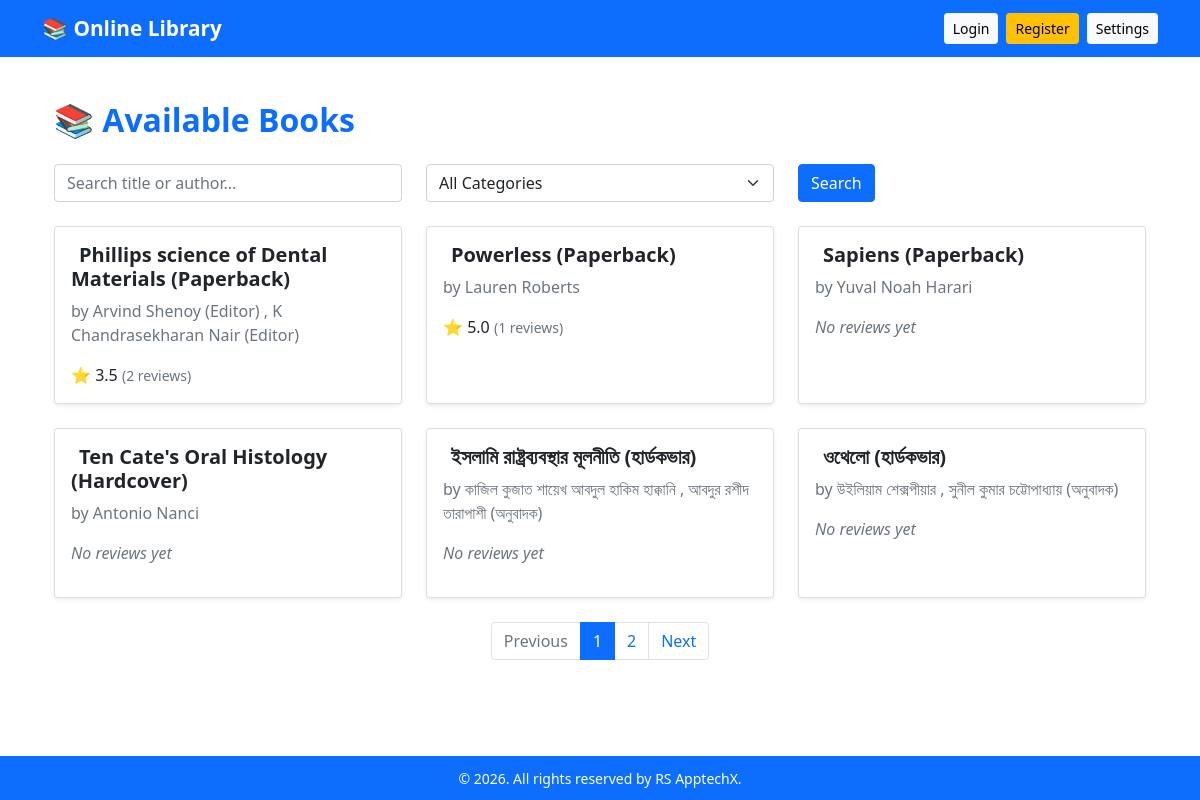
The page / on the database its author committed.
### library/models.py (models this page shows, shortened)
class Book(models.Model):
    title = models.CharField(max_length=255)
    author = models.CharField(max_length=255)
    category = models.ForeignKey(
        Category, related_name="books", on_delete=models.SET_NULL, null=True, blank=True
    )
    shelf = models.ForeignKey(
        "Shelf", related_name="books", on_delete=models.SET_NULL, null=True, blank=True
    )
    rack = models.ForeignKey(
        "Rack", related_name="books", on_delete=models.SET_NULL, null=True, blank=True
    )
    serial = models.ForeignKey(
        "Serial", related_name="books", on_delete=models.SET_NULL, null=True, blank=True
    )
    cover = models.ImageField(upload_to="covers/", blank=True, null=True)
    description = models.TextField(blank=True)
    created_at = models.DateTimeField(auto_now_add=True)
    class Meta:
        ordering = ["title"]
    def get_absolute_url(self):
        return reverse("library:book_detail", args=[str(self.id)])
    @property
    def average_rating(self):
        agg = self.reviews.aggregate(avg=Avg("rating"))
        return round(agg["avg"] or 0, 2)
    @property
    def reviews_count(self):
        return self.reviews.count()

### library/views.py (the view)
# urls.py: path("", views.book_list, name="book_list"),
def book_list(request):
    q = request.GET.get("q", "").strip()
    cat = request.GET.get("category", "").strip()
    books = Book.objects.all().select_related("category")
    if q:
        books = books.filter(Q(title__icontains=q) | Q(author__icontains=q))
    if cat:
        books = books.filter(category__id=cat)
    paginator = Paginator(books, 6)
    page_number = request.GET.get("page")
    page_obj = paginator.get_page(page_number)
    categories = Category.objects.all()
    context = {
        "books": books,
        "categories": categories,
        "q": q,
        "selected_cat": cat,
        "page_obj": page_obj,
    }
    return render(request, "library/book_list.html", context)

### library/templates/library/book_list.html (shortened to what this page needs)
{% extends 'library/base.html' %}
{% load crispy_forms_tags %}
{% block content %}
<div class="container my-2">
  <h2 class="mb-4 text-primary fw-bold">📚 Available Books</h2>
  <form method="get" action="" class="row g-6 mb-4">
    <div class="col-md-4">
      <input
        type="text"
        name="q"
        class="form-control"
        placeholder="Search title or author..."
        value="{{ q }}"
      >
    </div>
    <div class="col-md-4">
      <select name="category" class="form-select">
        <option value="">All Categories</option>
      </select>
    </div>
    <div class="col-md-4">
      <button type="submit" class="btn btn-primary w-60">Search</button>
    </div>
  </form>
  <div class="row row-cols-1 row-cols-md-2 row-cols-lg-3 g-4">
    {% for book in page_obj %}
      <div class="col">
        <div class="card h-100 shadow-sm border-1">
          <div class="card-body">
            <h5 class="card-title">
              <a href="{{ book.get_absolute_url }}" class="book-link">{{ book.title }}</a>
            </h5>
            <p class="card-text text-muted">by {{ book.author }}</p>
            {% if book.average_rating %}
              <p class="mb-0">
                ⭐ {{ book.average_rating }}
                <small class="text-muted">({{ book.reviews_count }} reviews)</small>
              </p>
            {% else %}
              <p class="text-muted"><em>No reviews yet</em></p>
            {% endif %}
          </div>
        </div>
      </div>
    {% empty %}
      <div class="alert alert-warning text-center">
        No books found.
      </div>
    {% endfor %}
  </div>
  {% if page_obj.has_other_pages %}
    <nav aria-label="Page navigation" class="mt-4">
      <ul class="pagination justify-content-center">
        {% if page_obj.has_previous %}
          <li class="page-item">
            <a class="page-link" href="?q={{ q }}&category={{ selected_cat }}&page={{ page_obj.previous_page_number }}">
              Previous
            </a>
          </li>
        {% else %}
          <li class="page-item disabled"><span class="page-link">Previous</span></li>
        {% endif %}
        {% for num in page_obj.paginator.page_range %}
          {% if page_obj.number == num %}
            <li class="page-item active"><span class="page-link">{{ num }}</span></li>
          {% elif num > page_obj.number|add:'-3' and num < page_obj.number|add:'3' %}
            <li class="page-item">
              <a class="page-link" href="?q={{ q }}&category={{ selected_cat }}&page={{ num }}">{{ num }}</a>
            </li>
          {% endif %}
        {% endfor %}
        {% if page_obj.has_next %}
          <li class="page-item">
            <a class="page-link" href="?q={{ q }}&category={{ selected_cat }}&page={{ page_obj.next_page_number }}">
              Next
            </a>
          </li>
        {% else %}
          <li class="page-item disabled"><span class="page-link">Next</span></li>
        {% endif %}
      </ul>
    </nav>
  {% endif %}
</div>
{% endblock %}

### library/static/style.css (style rules this page uses)
body { font-family: Arial, sans-serif; margin: 2rem; }
a { text-decoration: none; color: #d13beb; }
ul { list-style: none; padding-left: 0; }
.book-link { text-decoration: none; color: #212529; font-weight: bold; padding: 4px 8px; border-radius: 6px; transition: background-color 0.3s ease, color 0.3s ease; }

### library/templates/library/base.html (style rules this page uses)
body { display: flex; flex-direction: column; min-height: 100vh; }

### rows shown on the page
Book: title "Phillips science of Dental Materials (Paperback)", author "Arvind Shenoy (Editor) , K Chandrasekharan Nair (Editor)", average_rating "3.5", reviews_count "2"
Book: title "Powerless (Paperback)", author "Lauren Roberts", average_rating "5.0", reviews_count "1"
Book: title "Sapiens (Paperback)", author "Yuval Noah Harari", shows "No reviews yet"
Book: title "Ten Cate's Oral Histology (Hardcover)", author "Antonio Nanci", shows "No reviews yet"
Book: title "ইসলামি রাষ্ট্রব্যবস্থার মূলনীতি (হার্ডকভার)", author "কাজিল কুজাত শায়েখ আবদুল হাকিম হাক্কানি , আবদুর রশীদ তারাপাশী (অনুবাদক)", shows "No reviews yet"
Book: title "ওথেলো (হার্ডকভার)", author "উইলিয়াম শেক্সপীয়ার , সুনীল কুমার চট্টোপাধ্যায় (অনুবাদক)", shows "No reviews yet"

### other values the page prints
{{ num }} "1"
{{ num }} "2"
